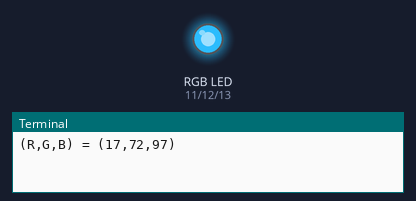
A program run on a simulated Raspberry Pi (header pin numbers). On the bench: an RGB LED mixed from three pins (HIGH = lit), the last lines printed to the terminal. Dim RGB values are drawn brighter than linear; random numbers come from a fixed seed.

Above: at 0.1 s.
At 5.1 s:
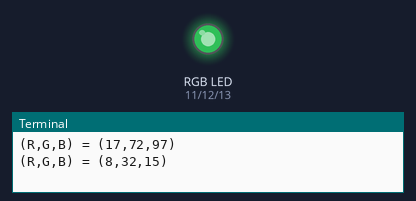
At 15.1 s:
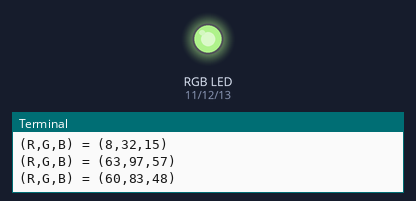
At 20.1 s:
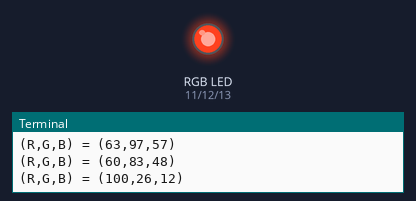
At 25.1 s:
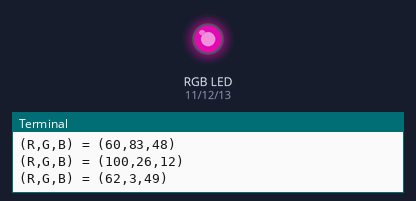
At 35.1 s:
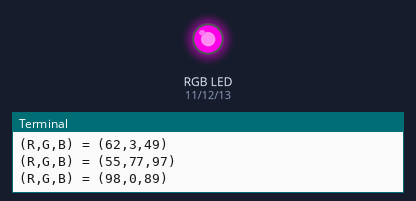
Timing chart, 0 to 36.6 s (numbered marks = the images above):
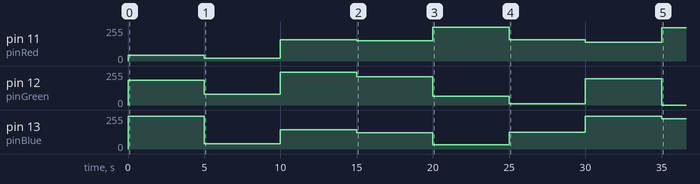

Measured:
- by itself, pin 11 (pinRed): 0/255 → 43/255 at 0.00 s, → 20/255 5.0 s later, → 161/255 5.0 s later, → 153/255 5.0 s later, … (8 changes in this stretch)
- by itself, pin 13 (pinBlue): 0/255 → 247/255 at 0.00 s, → 38/255 5.0 s later, → 145/255 5.0 s later, → 122/255 5.0 s later, … (8 changes in this stretch)

The program:

led_rgb.py
```python
# name: leg_rgb.py

# Este programa controla um led RGB atráves de 3 portos específicos.
# Usa a biblioteca random para gerar numeros aleatórios que vão
# corrsponder a diferentes combinações de cor.

import RPi.GPIO as GPIO
import time
import random

pinRed    = 11
pinGreen  = 12
pinBlue   = 13

GPIO.setmode(GPIO.BOARD)
GPIO.setup(pinRed,   GPIO.OUT)
GPIO.setup(pinGreen, GPIO.OUT)
GPIO.setup(pinBlue,  GPIO.OUT)

GPIO.output(pinRed,   GPIO.HIGH)
GPIO.output(pinGreen, GPIO.HIGH)
GPIO.output(pinBlue,  GPIO.HIGH)

portRed   = GPIO.PWM(pinRed,   2000)
portGreen = GPIO.PWM(pinGreen, 2000)
portBlue  = GPIO.PWM(pinBlue,  2000)
portRed.start(0)
portGreen.start(0)
portBlue.start(0)

while True:
    redValue = random.randint(0, 100)
    greenValue = random.randint(0, 100)
    blueValue = random.randint(0, 100)
    portRed.ChangeDutyCycle(redValue)
    portGreen.ChangeDutyCycle(greenValue)
    portBlue.ChangeDutyCycle(blueValue)
    print("(R,G,B) = (" + str(redValue) + "," + str(greenValue) +"," + str(blueValue) + ")")
    time.sleep(5)

portRed.stop()
portGreen.stop()
portBlue.stop()

GPIO.cleanup()
```
